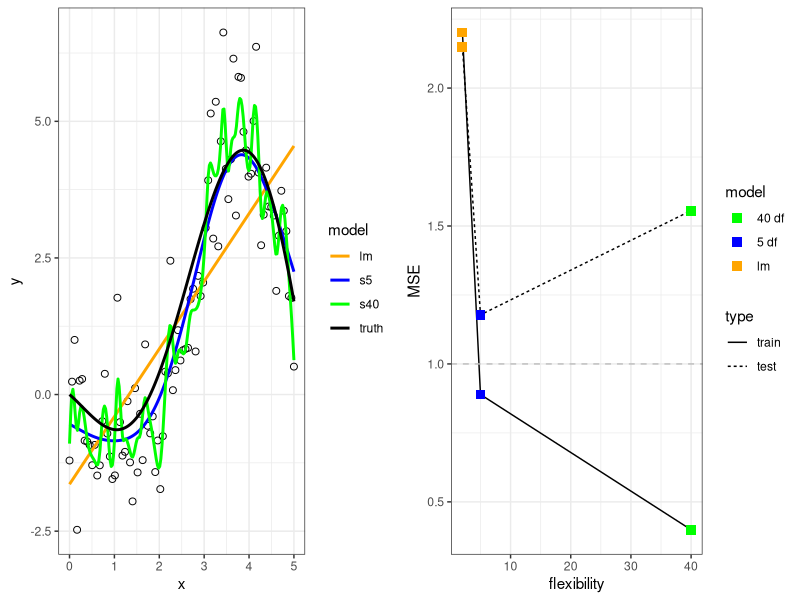

The R source for this figure:
rm(list=ls())
library(ggplot2)
library(splines)
# 
# tfun <- function(x) {
#     x + 0.1 * x^2 - 0.002 * x^3 + 0.00001 *x^4
# }

# sin(x-2) + x-0.05*x^2

smes1 <- function(fun = function(x) {x*sin(x-2) + 0.2*x},n=90,eps = 1,df1=5, df2=40, ub = 5,nnew = 200){
    set.seed(1234)
    
    r = data.frame(x = seq(0,ub,length.out = n))
    r$truth = fun(r$x) 
    r$epsi = rnorm(n,mean = 0, sd = eps)
    r$y = r$truth + r$epsi
    # browser()
    mods = list()
    mods$lm = lm(y ~ x,data = r)
    mods$low = smooth.spline(r$x,r$y,df = df1)
    mods$hi = smooth.spline(r$x,r$y, df = df2)
    # mods$ns5 = gam::gam(formula = as.formula(paste0("y ~ s(x,",df1,")")),data = r)
    # mods$ns5 = mgcv::gam(formula = as.formula(paste0("y ~ ns(x,df = ",df1,")")),data = r)
    # mods$ns20 = gam::gam(formula = as.formula(paste0("y ~ ns(x,df = ",df2,")")),data = r)
    # mods$ns20 = mgcv::gam(formula = as.formula(paste0("y ~ ns(x,df = ",df2,")")),data = r)
    
    names(mods)[2:3] <- paste0("s",c(df1,df2))
    
    
    # mses
    mses = list(
        train = colMeans(sapply(mods,residuals)^2)
    )
    
    # predictions
    preds = data.frame(x = seq(0,ub, length.out = nnew))
    preds = cbind(preds, lm = predict(mods$lm,newdata = preds))
    preds = cbind(preds,sapply(mods[2:3],function(x) predict(x,preds$x)$y))
    preds$truth = fun(preds$x) #+ rnorm(nnew,mean = 0, sd = eps)
    mnames = names(preds)[-1]
    preds$testdata = preds$truth + rnorm(nnew,mean = 0, sd = eps)
    
    # test mses
    mses$test <- colMeans((preds[,names(mods)] - preds[,"testdata"])^2)
    
    mp = reshape2::melt(preds[,-ncol(preds)], id.vars = "x")
    names(mp)[2] <- "model" 
    
    # make plots
    p1 = ggplot() + theme_bw()
    # points
    p1 = p1 + geom_point(data = r,aes(x = x, y = y),shape = 1,size = 2)
    p1 = p1 +  geom_line(data=mp, aes(x = x, y = value, color = model), size = 1)
    # 
    # color scale
    cnames = c("orange", "blue" , "green","black")
    names(cnames) <- mnames
    p1 = p1 + scale_color_manual(values = cnames)
    
    # flexilibty plot
    d2 = data.frame(flexibility = c(2,df1,df2),model = c("lm",paste0(df1," df"),paste0(df2," df")), train = mses$train, test = mses$test)
    d2 = reshape2::melt(d2, id.vars = c("flexibility","model"))
    names(d2)[3] <- "type"
    p2 = ggplot(data = d2, aes(x = flexibility, y = value,linetype = type)) + geom_path(color = "black") + scale_y_continuous(name = "MSE")
    cnames = c("orange", "blue" , "green")
    names(cnames) <- c("lm",paste0(df1," df"),paste0(df2," df"))
    p2 = p2 + geom_point(data = d2, aes(color = model), size = 3, shape = 15) + scale_color_manual(values = cnames) 
    # add minimal test MSE
    p2 = p2 + geom_hline(yintercept = eps^2, linetype = "dashed", color = "grey")+ theme_bw()
    cowplot::plot_grid(p1,p2)
    # list(p1,p2)
}

smes2 <- function(fun = function(x) {x*sin(x-2) + 0.2*x},n=90,eps = 1,df1=5, df2=20, df3=60, ub = 5,nnew = 200){
    set.seed(1234)
    
    r = data.frame(x = seq(0,ub,length.out = n))
    r$truth = fun(r$x) 
    r$epsi = rnorm(n,mean = 0, sd = eps)
    r$y = r$truth + r$epsi
    # browser()
    mods = list()
    mods$lm = lm(y ~ x,data = r)
    mods$low = smooth.spline(r$x,r$y,df = df1)
    mods$hi = smooth.spline(r$x,r$y, df = df2)
    mods$hi2 = smooth.spline(r$x,r$y, df = df3)
    # mods$ns5 = gam::gam(formula = as.formula(paste0("y ~ s(x,",df1,")")),data = r)
    # mods$ns5 = mgcv::gam(formula = as.formula(paste0("y ~ ns(x,df = ",df1,")")),data = r)
    # mods$ns20 = gam::gam(formula = as.formula(paste0("y ~ ns(x,df = ",df2,")")),data = r)
    # mods$ns20 = mgcv::gam(formula = as.formula(paste0("y ~ ns(x,df = ",df2,")")),data = r)
    
    names(mods)[2:4] <- paste0("s",c(df1,df2,df3))
    
    
    # mses
    mses = list(
        train = colMeans(sapply(mods,residuals)^2)
    )
    
    # predictions
    preds = data.frame(x = seq(0,ub, length.out = nnew))
    preds = cbind(preds, lm = predict(mods$lm,newdata = preds))
    preds = cbind(preds,sapply(mods[2:4],function(x) predict(x,preds$x)$y))
    preds$truth = fun(preds$x) #+ rnorm(nnew,mean = 0, sd = eps)
    mnames = names(preds)[-1]
    preds$testdata = preds$truth + rnorm(nnew,mean = 0, sd = eps)
    
    # test mses
    mses$test <- colMeans((preds[,names(mods)] - preds[,"testdata"])^2)

    mp = reshape2::melt(preds[,-ncol(preds)], id.vars = "x")
    names(mp)[2] <- "model" 

    # make plots
    p1 = ggplot() + theme_bw()
    # points
    p1 = p1 + geom_point(data = r,aes(x = x, y = y),shape = 1,size = 2)
    p1 = p1 +  geom_line(data=mp, aes(x = x, y = value, color = model), size = 1)
    # 
    # color scale
    cnames = c("orange", "blue" , "green","purple","black")
    names(cnames) <- mnames
    p1 = p1 + scale_color_manual(values = cnames)
   
    # flexilibty plot
    d2 = data.frame(flexibility = c(2,df1,df2,df3),model = c("lm",paste0(df1," df"),paste0(df2," df"),paste0(df3," df")), train = mses$train, test = mses$test)
    d2 = reshape2::melt(d2, id.vars = c("flexibility","model"))
    names(d2)[3] <- "type"
    p2 = ggplot(data = d2, aes(x = flexibility, y = value,linetype = type)) + geom_path(color = "black") + scale_y_continuous(name = "MSE")
    cnames = c("orange", "blue" , "green","purple")
    names(cnames) <- c("lm",paste0(df1," df"),paste0(df2," df"),paste0(df3," df"))
    p2 = p2 + geom_point(data = d2, aes(color = model), size = 3, shape = 15) + scale_color_manual(values = cnames) + theme_bw()
    # add minimal test MSE
    p2 = p2 + geom_hline(yintercept = eps^2, linetype = "dashed", color = "grey")
    cowplot::plot_grid(p1,p2)
    # list(p1,p2)
}

print(smes1())

# 
# z <- simdata()
# 
# gp1 <- function(z) {
#     p1 = ggplot(data = z,aes(x = x, y = y)) + theme_bw()
#     # points
#     p1 = p1 + geom_point(shape = 1,size = 2)
#     # lm
#     p1 = p1 + geom_smooth(method = "lm", se = FALSE, aes(color = "lm"))
#     # smooth df=5
#     p1 = p1 + geom_smooth(method = "mgcv::gam", se = FALSE, formula = y ~ ns(x, df = 5), aes(color = "spline 5 df"))
#     # smooth df=5
#     p1 = p1 + geom_smooth(method = "mgcv::gam", se = FALSE, formula = y ~ ns(x, df = 12), aes(color = "spline 12 df"))
#     # p1
#     # truth
#     p1 = p1 + stat_function(data = data.frame(x = c(0,100)),aes(x=x,y = NULL,color = "truth"),fun = tfun, size = 1)
#     
#     # color scale
#     p1 + scale_color_manual(values = c("lm" = "orange", "spline 5 df" = "blue" , "spline 12 df" = "green", "truth" = "black" ))
# }
# 
# 
